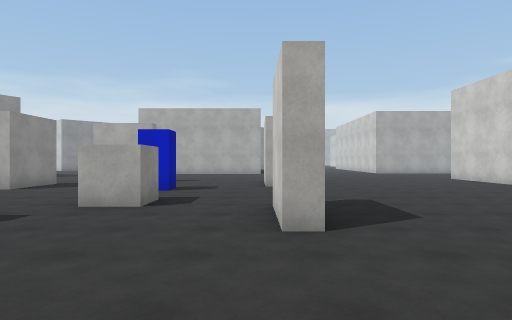
[1] (above)

24 first-person views from a walk through a scene from a Unity 3-D project. The camera is 1.5 m above the floor, looks level and sees 75° across. The floor is counted in squares, 2 m on a side. Each view is taken from the middle of a square. On the plan, view 1 faces up. The plan holds only what a view shows up to about 11 squares ahead; the rest is blank. The place goes on beyond the plan. The player is left out. Surface patterns are stand-ins for the level's own textures.

[2]
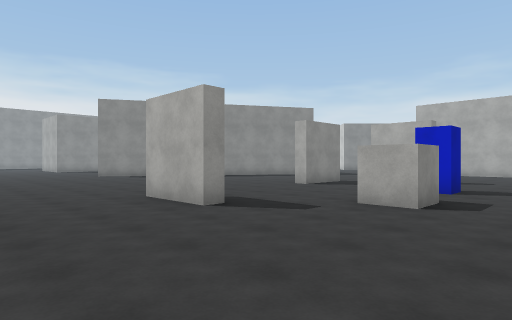

[3]
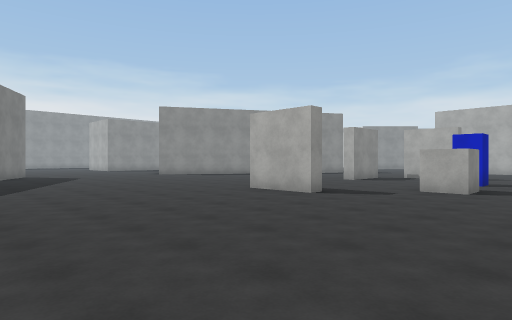

[4]
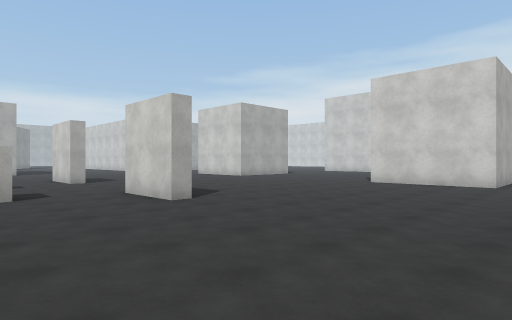

[5]
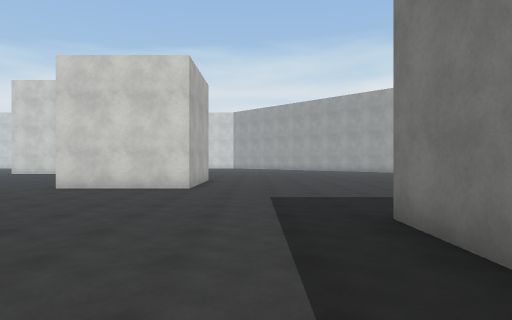

[6]
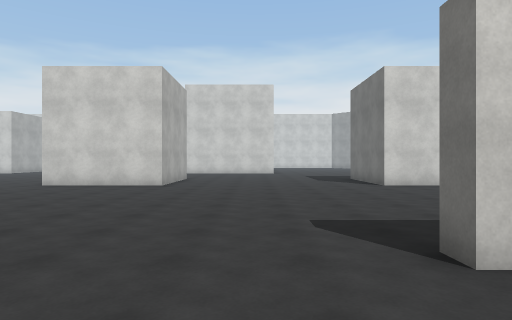

[7]
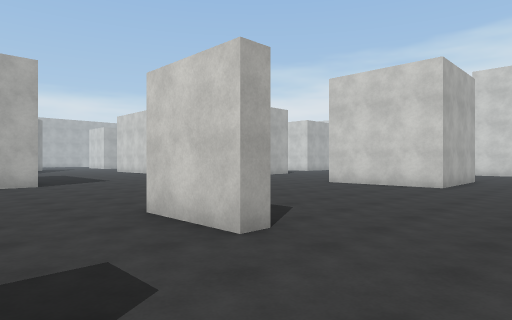

[8]
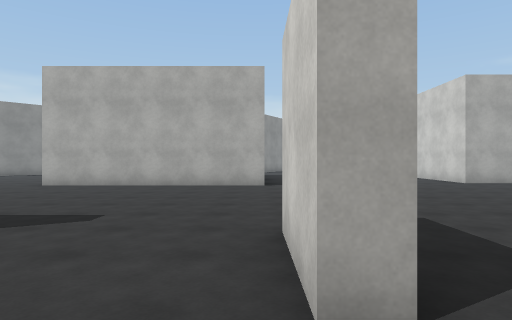

[9]
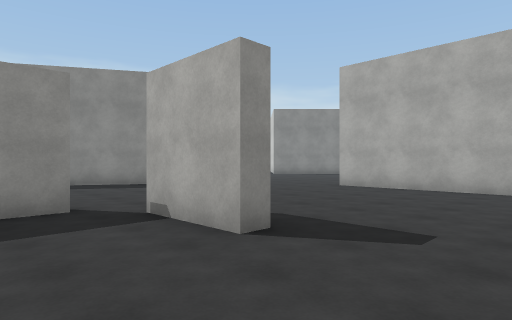

[10]
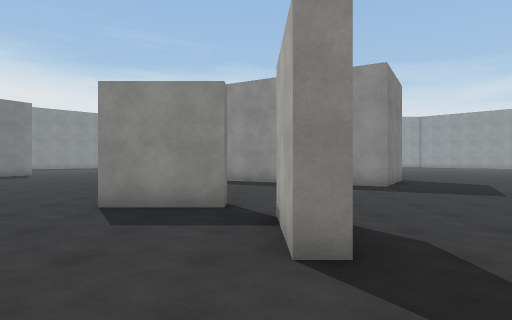

[11]
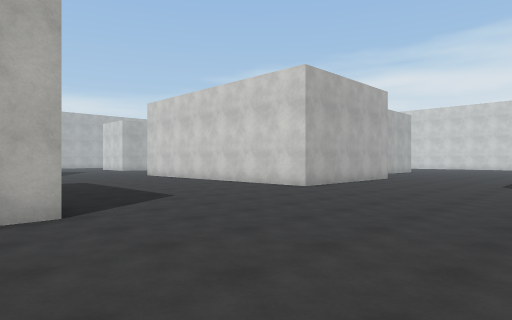

[12]
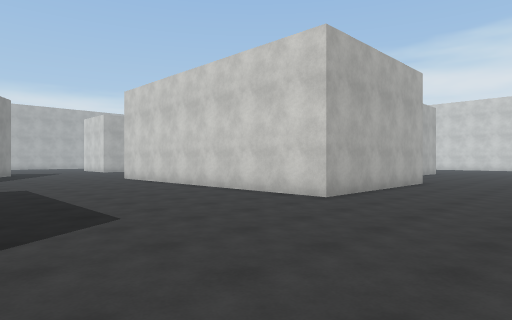

[13]
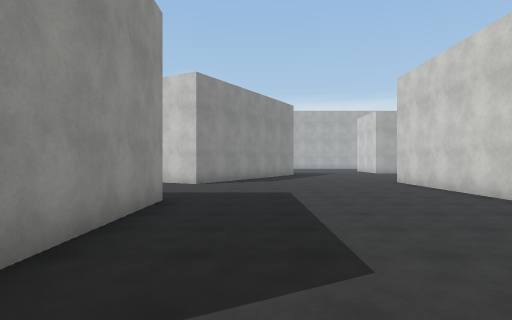

[14]
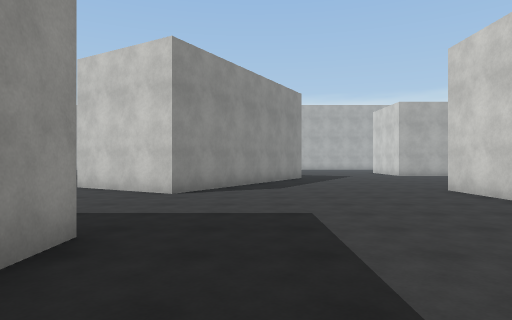

[15]
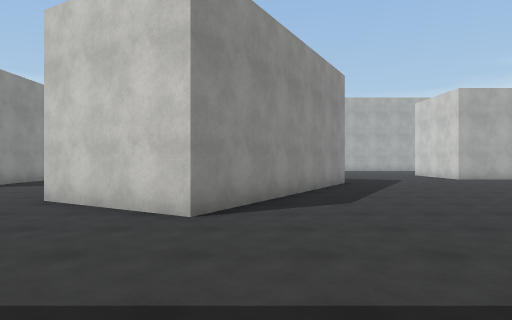

[16]
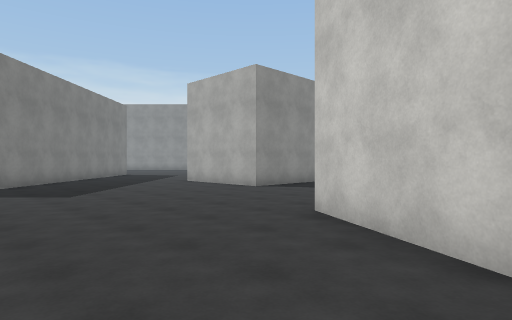

[17]
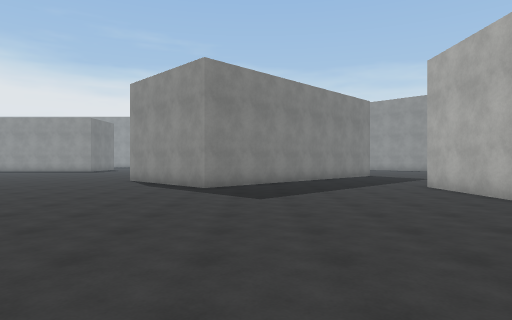

[18]
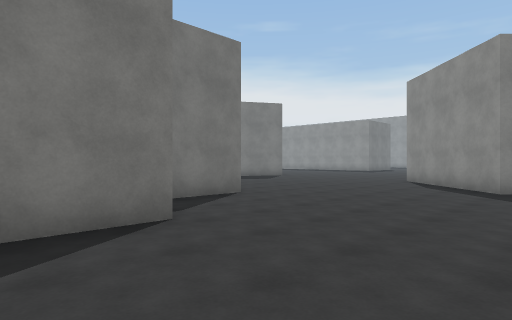

[19]
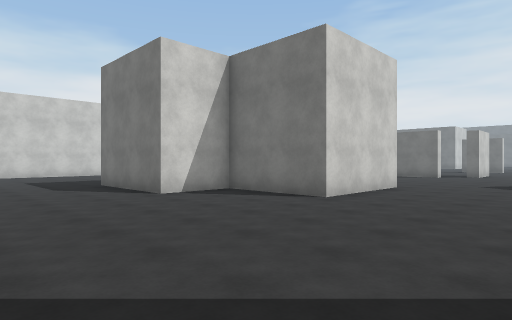

[20]
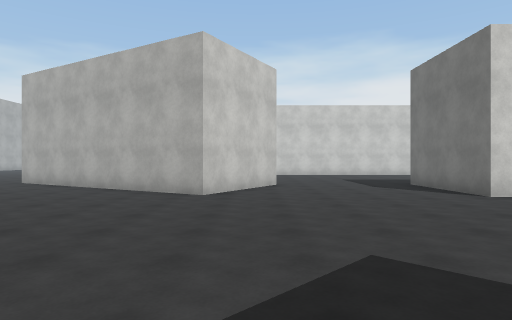

[21]
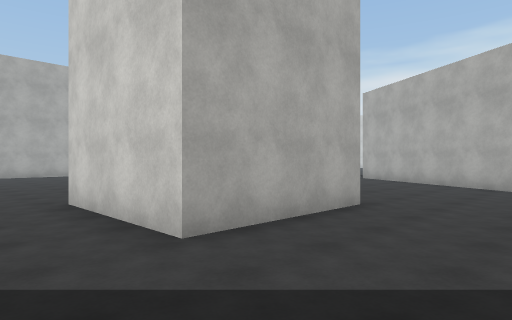

[22]
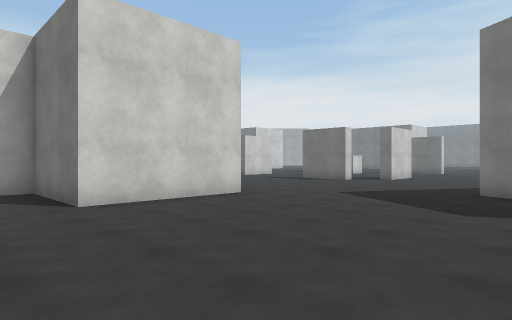

[23]
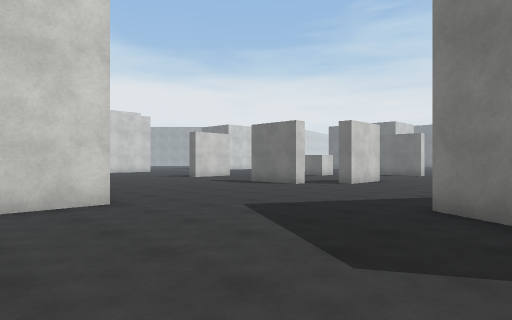

[24]
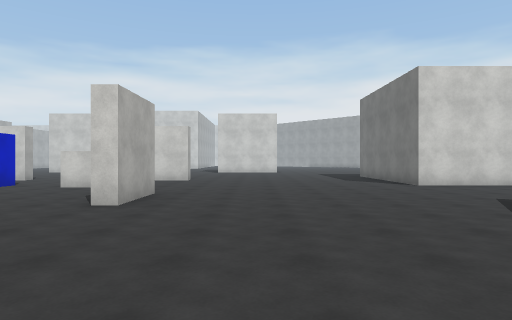

### Floor plan
Points are (right, up) in squares from view 1. A wall is a line through its corners. A room is listed if a view was taken in it or the views show most of it. See-through windows are left out.
Room 1 (views 1, 2, 3, 4, 5, 6, 7, 8, 9, 10, 11, 12, 13, 14, 15, 16, 17, 18, 19, 20, 21, 22, 23, 24)
walls: (0.8, 9.5) (0.3, 9.5) (0.3, 11.5); (0.4, 17.8) (-6.3, 17.8) (-6.3, 21.2) (-3.3, 21.2) (-3.3, 23.2) (0.3, 23.2) (0.3, 19.2); (-3.5, 11.8) (-3.5, 11.3) (-5.5, 11.3) (-5.5, 11.7) (-4.7, 11.7); (10.8, 9.7) (7.8, 9.7) (7.8, 13.2); (0.8, 3.5) (0.3, 3.5) (0.3, 5.5) (0.8, 5.5); (-6.7, 9.6) (-6.7, 10.5) (-6.3, 10.5) (-6.3, 8.5) (-6.8, 8.5); (12.2, 18.7) (6.8, 18.7) (6.8, 28.2); (-4.5, 3.8) (-4.5, 3.3) (-6.5, 3.3) (-6.5, 3.8); (10.2, -0.3) (7.8, -0.3) (7.8, 3.2) (9, 3.2); (-11.9, 15.6) (-10.4, 14.7) (-11.9, 12); (1.2, -3.8) (3.2, -3.8); (-2.2, -6.5) (-2.2, -3.8) (-1, -3.8); (3.9, 33.8) (0.1, 27.4) (-2.9, 29.1) (0.8, 35.6); (-12.4, 28.1) (-9.9, 25.6) (-12.5, 23); (-6.7, 34) (-6.7, 31.7) (-10.2, 31.7) (-10.2, 35.2)
objects: cube (-3, 6) to (-2, 6); blue block (-3, 8) to (-2, 9)

Positions as (right, up) in squares from view 1, and headings:
1: (0, 0), facing up
2: (0, 0), facing up-left
3: (0, -3), facing up-left
4: (-3, -2), facing up-right
5: (-1, -2), facing right
6: (-2, 7), facing right
7: (-2, 7), facing up-right
8: (0, 8), facing up
9: (-1, 9), facing up-left
10: (-1, 11), facing left
11: (-1, 13), facing up-right
12: (1, 15), facing up-right
13: (2, 17), facing up
14: (2, 20), facing up
15: (1, 23), facing up
16: (0, 25), facing up-left
17: (-1, 27), facing left
18: (-1, 27), facing down-left
19: (-10, 27), facing down-right
20: (-10, 28), facing right
21: (-12, 29), facing up-right
22: (-12, 23), facing down-right
23: (-12, 20), facing down-right
24: (-12, 1), facing right
